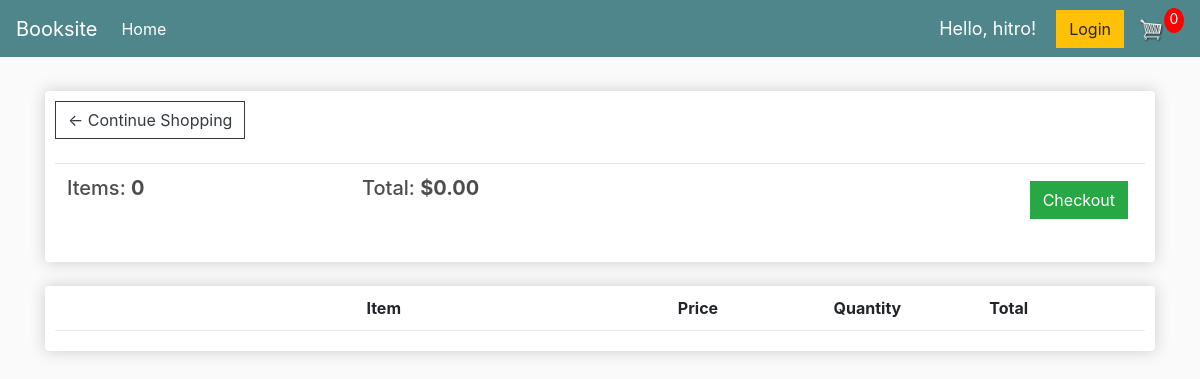
The page /cart/ (signed in) on the database as committed earlier.
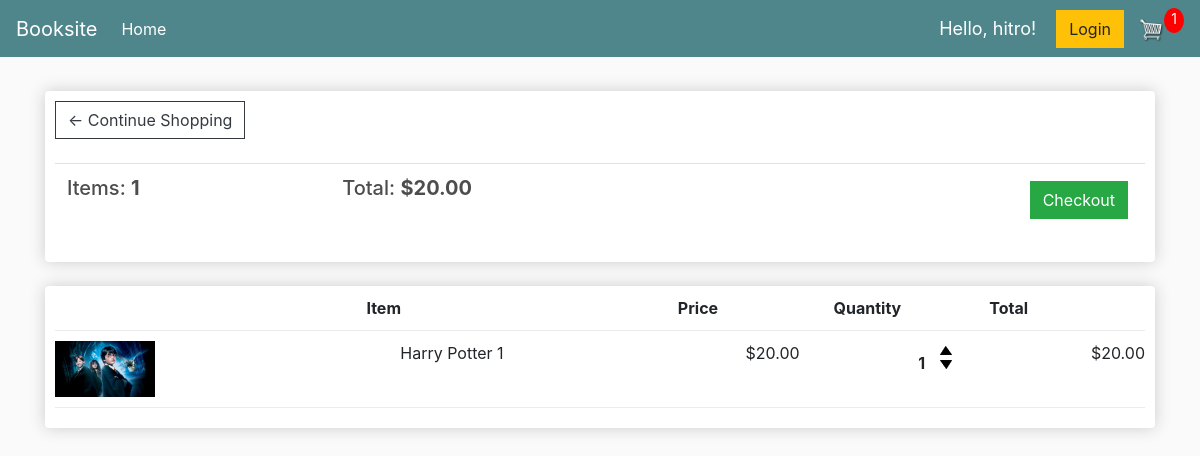
The same page on the database as committed later.
### store/models.py (models this page shows, shortened)
class Order(models.Model):
    customer = models.ForeignKey(Customer, on_delete=models.SET_NULL, null = True, blank = True)
    date_ordered = models.DateTimeField(auto_now_add=True)
    complete = models.BooleanField(default=False)
    transaction_id = models.CharField(max_length = 100, null = True, blank = True)
    @property
    def get_cart_total(self):
        orderitems = self.orderitem_set.all()
        total = sum([item.get_total for item in orderitems])
        return total
    @property
    def get_cart_items(self):
        orderitems = self.orderitem_set.all()
        total = sum([item.quantity for item in orderitems])
        return total

class OrderItem(models.Model):
    product = models.ForeignKey(Product, on_delete=models.SET_NULL, null = True)
    order = models.ForeignKey(Order, on_delete=models.SET_NULL, null = True)
    quantity = models.IntegerField(default=0, null = True, blank = True)
    date_added = models.DateTimeField(auto_now_add=True)
    @property
    def get_total(self):
        total = self.product.price * self.quantity
        return total

class Product(models.Model):
    name = models.CharField(max_length = 200, null = True)
    price = models.DecimalField(max_digits=7, decimal_places=2)
    digital = models.BooleanField(default=False, null=True, blank=True)
    image = models.ImageField(null = True, blank = True)
    @property
    def imageURL(self):
        try:
            url = self.image.url
        except:
            url = ""
        return url

### store/views.py (the view)
# urls.py: path('cart/', views.cart, name='cart'),
def cart(request):
    data = cartData(request)
    cartItems = data['cartItems']
    order = data['order']
    items = data['items']
    context = {'items': items, 'order': order, 'cartItems': cartItems}
    return render(request, 'store/cart.html', context)

### store/utils.py (called while the page is built)
def cartData(request):
    if request.user.is_authenticated:
        customer = request.user.customer
        order, created = Order.objects.get_or_create(customer = customer, complete = False)
        items = order.orderitem_set.all()
        cartItems = order.get_cart_items
    else:
        cookieData = cookieCart(request)
        cartItems = cookieData['cartItems']
        order = cookieData['order']
        items = cookieData['items']
    return {'cartItems': cartItems, 'order': order, 'items': items}

### store/templates/store/cart.html
{% extends 'store/main.html' %}
{% load static %}
{% block content %}
<div class="row">
    <div class="col-lg-12">
        <div class="box-element">
            <a  class="btn btn-outline-dark" href="{% url 'store' %}">&#x2190; Continue Shopping</a>
            <br>
            <br>
            <table class="table">
                <th><h5>Items: <strong>{{order.get_cart_items}}</strong></h5></th>
                <th><h5>Total: <strong>${{order.get_cart_total|floatformat:2}}</strong></h5></th>
                <th>
                    <a  style="float:right; margin:5px;" class="btn btn-success"
                    href="{% url 'checkout' %}">Checkout</a>
                </th>
            </table>
        </div>
        <br>
        <div class="box-element">
            <div class="cart-row">
                <div style="flex:2"></div>
                <div style="flex:2"><strong>Item</strong></div>
                <div style="flex:1"><strong>Price</strong></div>
                <div style="flex:1"><strong>Quantity</strong></div>
                <div style="flex:1"><strong>Total</strong></div>
            </div>
            {% for item in items %}
            <div class="cart-row">
                <div style="flex: 2;"><img class="row-image" src="{{item.product.imageURL}}"></div>
                <div style="flex: 2;"><p>{{item.product.name}}</p></div>
                <div style="flex: 1;"><p>${{item.product.price|floatformat:2}}</p></div>
                <div style="flex: 1;">
                    <p class="quantity">{{item.quantity}}</p>
                    <div class="quantity">
                        <img class="chg-quantity update-cart" data-product={{item.product.id}} data-action="add" src="{% static  'images/cartup.png' %}">
				        <img class="chg-quantity update-cart" data-product={{item.product.id}} data-action="remove" src="{% static  'images/cartdown.png' %}">
                    </div>
                </div>
                <div class="flex: 1;"><p>${{item.get_total}}</p></div>
            </div>
            {% endfor %}
        </div>
    </div>
</div>
{% endblock content %}

### store/templates/store/main.html (shortened to what this page needs)
<!DOCTYPE html>
{% load static %}
<html lang="en">
<head>
    <link rel="stylesheet" href="https://stackpath.bootstrapcdn.com/bootstrap/4.4.1/css/bootstrap.min.css"
>
    <link rel="stylesheet" type="text/css" href="{% static 'css/main.css' %}">
</head>
<body>
    <nav class="navbar navbar-expand-lg navbar-dark bg-dark">
        <a class="navbar-brand" href="{% url 'store' %}">Booksite</a>
        <div class="collapse navbar-collapse" id="navbarSupportedContent">
          <ul class="navbar-nav mr-auto">
            <li class="nav-item active">
              <a class="nav-link" href="{% url 'store' %}">Home <span class="sr-only">(current)</span></a>
            </li>
          </ul>
          <div class="form-inline my-2 my-lg-0">
            <span id="hello-msg">Hello, {{request.user}}!</span>
            <a href=""class="btn btn-warning">Login</a>
            <a href="{% url 'cart' %}">
               <img  id="cart-icon" src="{% static 'images/cart.png' %}">
           </a>
           <p id="cart-total">{{cartItems}}</p>
       </div>
        </div>
      </nav>
    <div class="container">
        <br>
        {% block content %}
        {% endblock content %}
    </div>
</body>
</body>
</html>

### static/css/main.css (style rules this page uses)
body { background-color: hsl(0, 0%, 98%); }
h1,h2,h3,h4,h5,h6 { color:hsl(0, 0%, 30%); }
.box-element { box-shadow:hsl(0, 0%, 80%) 0 0 16px; background-color: #fff; border-radius: 4px; padding: 10px; }
.bg-dark { background-color: #4f868c!important; }
#cart-icon { width:25px; display: inline-block; margin-left: 15px; }
#cart-total { display: block; text-align: center; color:#fff; background-color: red; width: 20px; height: 25px; border-radius: 50%; font-size: 14px; }
.col-lg-4, .col-lg-6, .col-lg-8, .col-lg-12 { margin-top: 10px; }
.btn { border-radius: 0; }
.row-image { width: 100px; }
.cart-row { display: flex; align-items: flex-stretch; padding-bottom: 10px; margin-bottom: 10px; border-bottom: 1px solid #ececec; }
.quantity { display: inline-block; font-weight: 700; padding-right:10px; }
.chg-quantity { width: 12px; cursor: pointer; display: block; margin-top: 5px; transition:.1s; }

### store/templates/store/main.html (style rules this page uses)
#hello-msg { font-size: 18px; color: #fff; margin-right: 20px; }

Rows that differ between the two databases and show on the page:
no longer on this page (row edited): Order: get_cart_items "0", get_cart_total "0.00"
now on this page (row edited): Order: get_cart_items "1", get_cart_total "20.00"
added OrderItem: product.imageURL (picture), product.name "Harry Potter 1", product.price "20.00", quantity "1", get_total "20.00"
Other text that changed with them:
{{ cartItems }}: "0" → "1"
